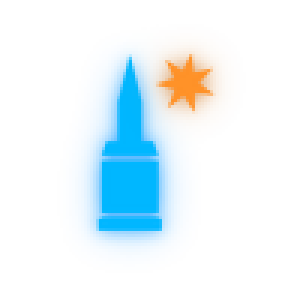
#> input picture BulletStrike/gui/ammo_aphe.png, 96 x 96 px (shown 3 times larger)
$ python -i art.py   (imports and definitions only)
#> lines starting #> are read from the running program, lines starting #| are printed output that depends on the picture
#> further down, picture is the input picture: PIL image 96x96 RGBA; mean R, G, B, A 29, 73, 97.2, 30.8
"""Motor de arte procedural do Bullet Strike (Pillow + numpy).

Cada sprite e desenhado em 4x (supersampling) num "Canvas" que guarda:
  - albedo RGBA (cores)
  - altura (float) -> vira sombreamento embutido + mapa de normais no formato do Cosmoteer
    (R = +x direita, G = +y PARA CIMA, B = +z, plano = (127,127,255))
Depois tudo e reduzido para 64 px por tile com LANCZOS.
"""

import math

import numpy as np
from PIL import Image, ImageChops, ImageDraw, ImageFilter

SS = 4          # fator de supersampling
PX = 64         # pixels por tile no jogo


def clamp8(a):
    return np.clip(a, 0, 255).astype(np.uint8)


def mix(c1, c2, t):
    return tuple(int(round(c1[i] + (c2[i] - c1[i]) * t)) for i in range(3))


def shade(c, f):
    return tuple(max(0, min(255, int(round(v * f)))) for v in c[:3])


class Canvas:
    # [8 lines left out: function __init__, not called in this run]

    # ---------------------------------------------------------------- coordenadas
    def s(self, v):
        return v * SS

    def box(self, x0, y0, x1, y1):
        return [x0 * SS, y0 * SS, x1 * SS - 1, y1 * SS - 1]

    # ---------------------------------------------------------------- mascaras
    def _mask(self):
        return Image.new("L", (self.W, self.H), 0)

    # [147 lines left out: functions mask_rect, mask_ellipse, mask_poly, fill, glow, line and 5 more, not called in this run]

    def final_normals(self, strength=2.2):
        return self.normals(strength).resize((self.w, self.h), Image.LANCZOS)


def drop_shadow(img, radius=2, alpha=40):
    """Sombra suave embutida em volta da silhueta (como os sprites de torre vanilla)."""
#> called with radius = 2, alpha = 40
    a = img.getchannel("A").filter(ImageFilter.GaussianBlur(radius)).point(lambda v: min(alpha, v))
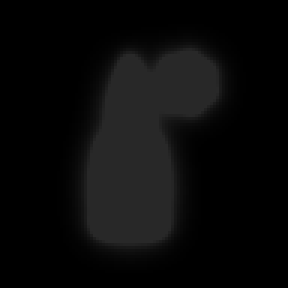
#> a: PIL image 96x96 L (shown 3 times larger); min 0, max 40, mean 9.8
    sh = Image.new("RGBA", img.size, (0, 0, 0, 0))
#> sh: PIL image 96x96 RGBA; every value is 0
    sh.putalpha(a)
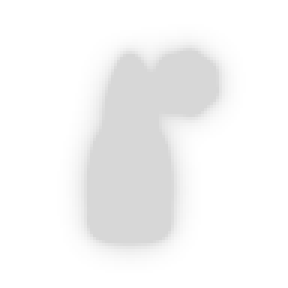
#> sh: PIL image 96x96 RGBA (shown 3 times larger); mean R, G, B, A 0, 0, 0, 9.8; transparent parts drawn white
    return Image.alpha_composite(sh, img)
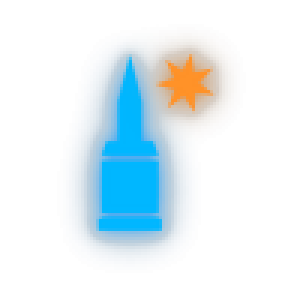
#> returned value: PIL image 96x96 RGBA (shown 3 times larger); mean R, G, B, A 14, 40.3, 53.3, 36; transparent parts drawn white


# [13 lines left out: functions silhouette_shadow, flat_normals, not called in this run]

>>> from PIL import Image
>>> picture = Image.open('../../BulletStrike/gui/ammo_aphe.png')
>>> result = drop_shadow(picture)

$ run again, on BulletStrike/gui/group_bullet_strike.png
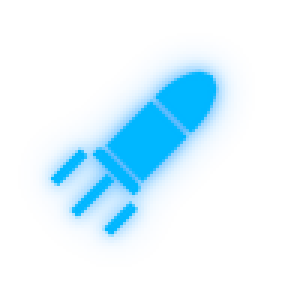
#> input picture BulletStrike/gui/group_bullet_strike.png, 96 x 96 px (shown 3 times larger)
#> picture is the input picture: PIL image 96x96 RGBA; mean R, G, B, A 0, 78.6, 129.5, 32.1
#> in drop_shadow, `a = img.getchannel("A").filter(ImageFilter.GaussianBlur(radius)).point..`:
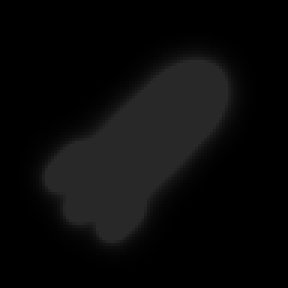
#> a: PIL image 96x96 L (shown 3 times larger); min 0, max 40, mean 10
#> in drop_shadow, `return Image.alpha_composite(sh, img)`:
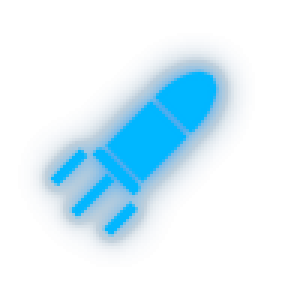
#> returned value: PIL image 96x96 RGBA (shown 3 times larger); mean R, G, B, A 0, 43.2, 68.7, 37.2; transparent parts drawn white
